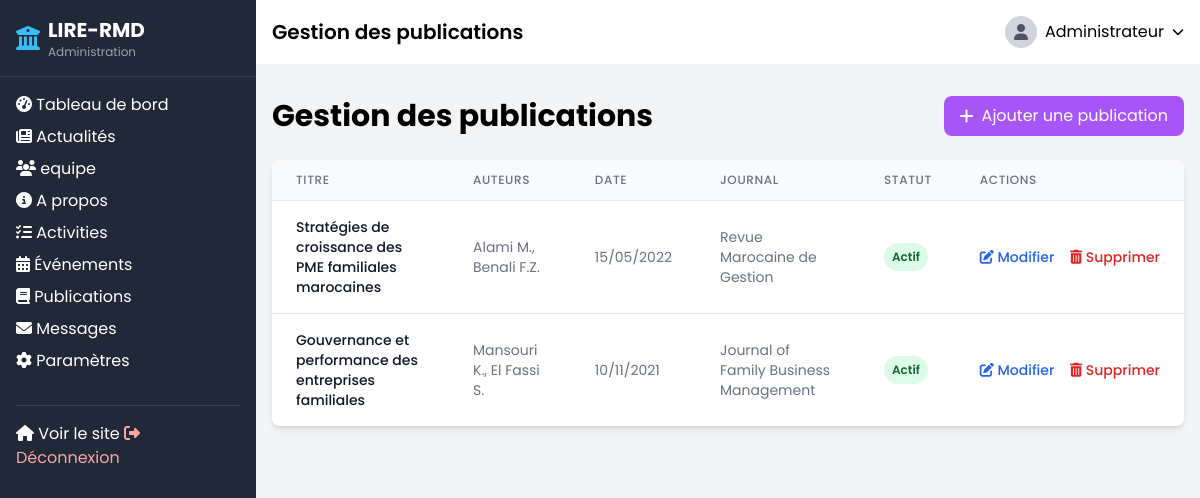
The page /admin/publications.php (signed in) on the database its author committed.
### tables this page shows
CREATE TABLE IF NOT EXISTS publications (
    id INT AUTO_INCREMENT PRIMARY KEY,
    title VARCHAR(255) NOT NULL,
    authors VARCHAR(255) NOT NULL,
    publication_date DATE NOT NULL,
    journal VARCHAR(255),
    abstract TEXT,
    link VARCHAR(255),
    is_active BOOLEAN DEFAULT TRUE,
    created_at TIMESTAMP DEFAULT CURRENT_TIMESTAMP
);

### admin/publications.php (the view, shortened to what this page needs)
<?php
require_once '../includes/config.php';
include_once 'includes/header.php';
?>
<div class="container mx-auto px-4 py-8">
    <div class="flex justify-between items-center mb-6">
        <h1 class="text-3xl font-bold">Gestion des publications</h1>
        <button id="showAddForm" class="bg-purple-500 hover:bg-purple-600 text-white px-4 py-2 rounded-lg flex items-center">
            <i class="fas fa-plus mr-2"></i> Ajouter une publication
        </button>
    </div>
    <div class="bg-white rounded-lg shadow-md overflow-hidden">
        <div class="overflow-x-auto">
            <table class="min-w-full divide-y divide-gray-200">
                <thead class="bg-gray-50">
                    <tr>
                        <th scope="col" class="px-6 py-3 text-left text-xs font-medium text-gray-500 uppercase tracking-wider">Titre</th>
                        <th scope="col" class="px-6 py-3 text-left text-xs font-medium text-gray-500 uppercase tracking-wider">Auteurs</th>
                        <th scope="col" class="px-6 py-3 text-left text-xs font-medium text-gray-500 uppercase tracking-wider">Date</th>
                        <th scope="col" class="px-6 py-3 text-left text-xs font-medium text-gray-500 uppercase tracking-wider">Journal</th>
                        <th scope="col" class="px-6 py-3 text-left text-xs font-medium text-gray-500 uppercase tracking-wider">Statut</th>
                        <th scope="col" class="px-6 py-3 text-left text-xs font-medium text-gray-500 uppercase tracking-wider">Actions</th>
                    </tr>
                </thead>
                <tbody class="bg-white divide-y divide-gray-200">
                    <?php
                    $publications_query = "SELECT * FROM publications ORDER BY publication_date DESC";
                    $publications_result = mysqli_query($conn, $publications_query);
                    if ($publications_result && mysqli_num_rows($publications_result) > 0) {
                        while ($publication = mysqli_fetch_assoc($publications_result)) {
                            $pub_date = new DateTime($publication['publication_date']);
                            ?>
                            <tr>
                                <td class="px-6 py-4">
                                    <div class="text-sm font-medium text-gray-900"><?php echo $publication['title']; ?></div>
                                </td>
                                <td class="px-6 py-4">
                                    <div class="text-sm text-gray-500"><?php echo $publication['authors']; ?></div>
                                </td>
                                <td class="px-6 py-4 whitespace-nowrap">
                                    <div class="text-sm text-gray-500"><?php echo $pub_date->format('d/m/Y'); ?></div>
                                </td>
                                <td class="px-6 py-4">
                                    <div class="text-sm text-gray-500"><?php echo $publication['journal']; ?></div>
                                </td>
                                <td class="px-6 py-4 whitespace-nowrap">
                                    <?php if ($publication['is_active']): ?>
                                        <span class="px-2 py-1 inline-flex text-xs leading-5 font-semibold rounded-full bg-green-100 text-green-800">Actif</span>
                                    <?php else: ?>
                                        <span class="px-2 py-1 inline-flex text-xs leading-5 font-semibold rounded-full bg-gray-100 text-gray-800">Inactif</span>
                                    <?php endif; ?>
                                </td>
                                <td class="px-6 py-4 whitespace-nowrap text-sm font-medium">
                                    <a href="?edit=<?php echo $publication['id']; ?>" class="text-blue-600 hover:text-blue-900 mr-3">
                                        <i class="fas fa-edit"></i> Modifier
                                    </a>
                                    <a href="?delete=<?php echo $publication['id']; ?>" class="text-red-600 hover:text-red-900" onclick="return confirm('Êtes-vous sûr de vouloir supprimer cette publication?')">
                                        <i class="fas fa-trash-alt"></i> Supprimer
                                    </a>
                                </td>
                            </tr>
                            <?php
                        }
                    } else {
                        echo '<tr><td colspan="6" class="px-6 py-4 text-center text-sm text-gray-500">Aucune publication disponible</td></tr>';
                    }
                    ?>
                </tbody>
            </table>
        </div>
    </div>
</div>
<?php
include_once 'includes/footer.php';
?>

### rows shown on the page
publications: title "Stratégies de croissance des PME familiales marocaines", authors "Alami M., Benali F.Z.", publication_date "15/05/2022", journal "Revue Marocaine de Gestion", is_active "Actif"
publications: title "Gouvernance et performance des entreprises familiales", authors "Mansouri K., El Fassi S.", publication_date "10/11/2021", journal "Journal of Family Business Management", is_active "Actif"

### other values the page prints
$page_title "Gestion des publications"
$_SESSION['user_name'] "Administrateur"
